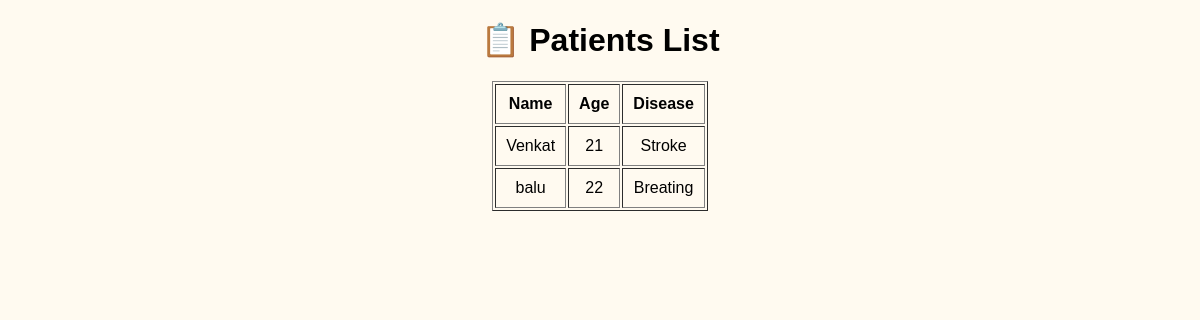
Page /view_patients/ on the earlier database version.
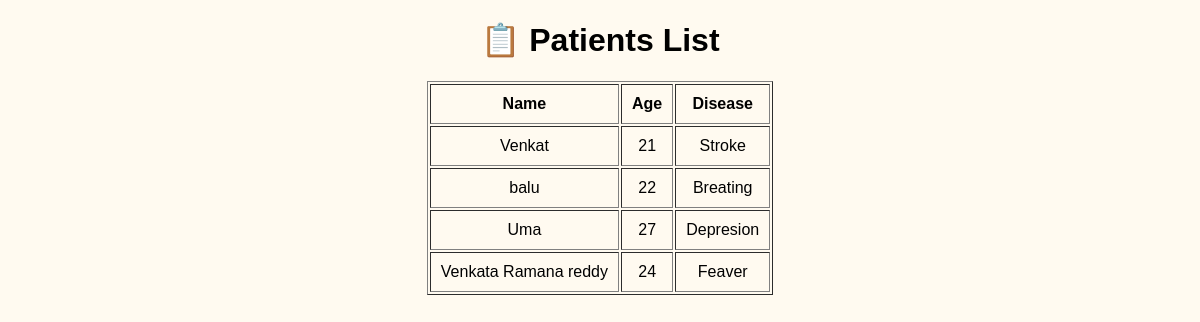
Same page on the later database version.
### app1/models.py (models this page shows, shortened)
class Patient(models.Model):
    name = models.CharField(max_length=100)
    age = models.CharField(max_length=10)
    disease = models.CharField(max_length=100)

### app1/views.py (the view)
# urls.py: path('view_patients/', views.view_patients, name='view_patients'),
def view_patients(request):
    patients = Patient.objects.all()
    return render(request, 'view_patients.html', {'patients': patients})

### app1/templates/view_patients.html (shortened to what this page needs)
<!DOCTYPE html>
<html>
<head>
</head>
<body style="text-align:center; font-family:Arial; background:#fffaf0;">
<h1>📋 Patients List</h1>
<table border="1" align="center" cellpadding="10">
<tr>
    <th>Name</th>
    <th>Age</th>
    <th>Disease</th>
</tr>
{% for patient in patients %}
<tr>
    <td>{{ patient.name }}</td>
    <td>{{ patient.age }}</td>
    <td>{{ patient.disease }}</td>
</tr>
{% endfor %}
</table>
</body>
</html>

Differences in the rows shown:
added Patient: name "Uma", age "27", disease "Depresion"
added Patient: name "Venkata Ramana reddy", age "24", disease "Feaver"
